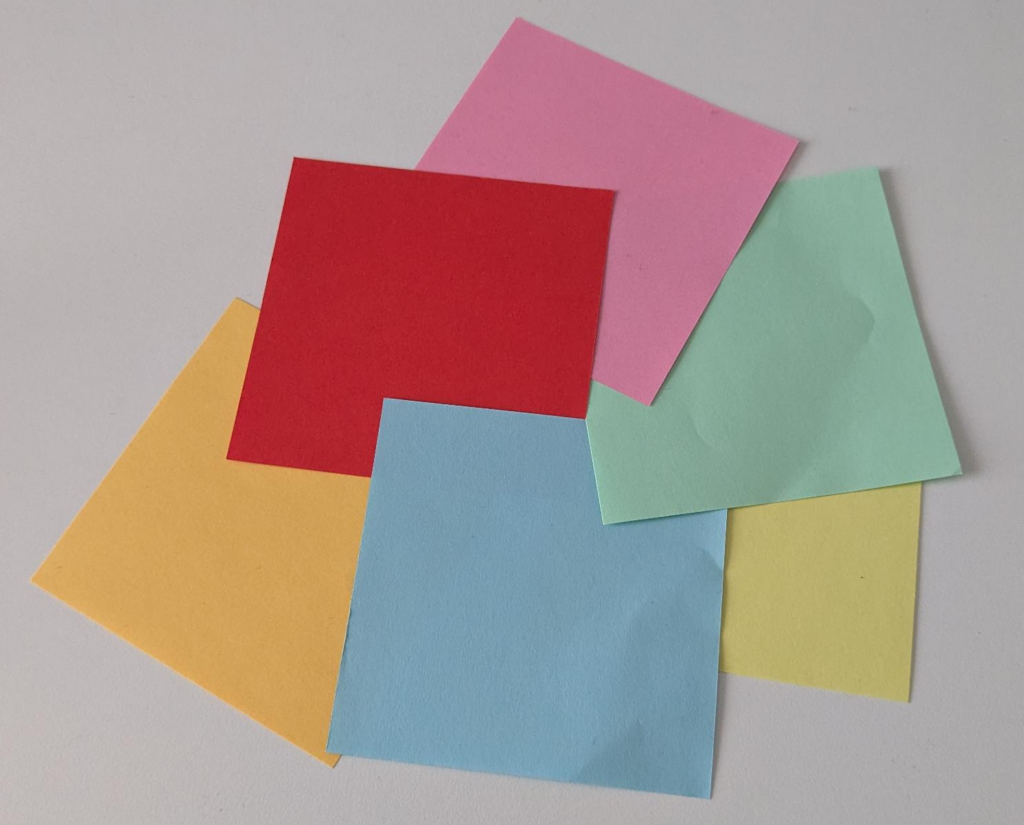
#> input picture day3/image.jpg, 1024 x 825 px
$ python imageToHSV.py
#> lines starting #> are read from the running program, lines starting #| are printed output that depends on the picture
import cv2

# Read the image
image = cv2.imread("image.jpg")
#> image is the input picture: shape (825, 1024, 3); mean B, G, R 146.2, 151.3, 169.2

# Check if the image was loaded successfully
if image is None:
    raise FileNotFoundError("Could not load image.")

# Convert from BGR to HSV
hsv = cv2.cvtColor(image, cv2.COLOR_BGR2HSV)
#> hsv: shape (825, 1024, 3); mean H, S, V 93.9, 66.3, 180.7

# Save the HSV image (optional)
cv2.imwrite("image_hsv.png", hsv)

# Display the original and HSV images
cv2.imshow("Original", image)
cv2.imshow("HSV", hsv)

h, s, v = cv2.split(hsv)
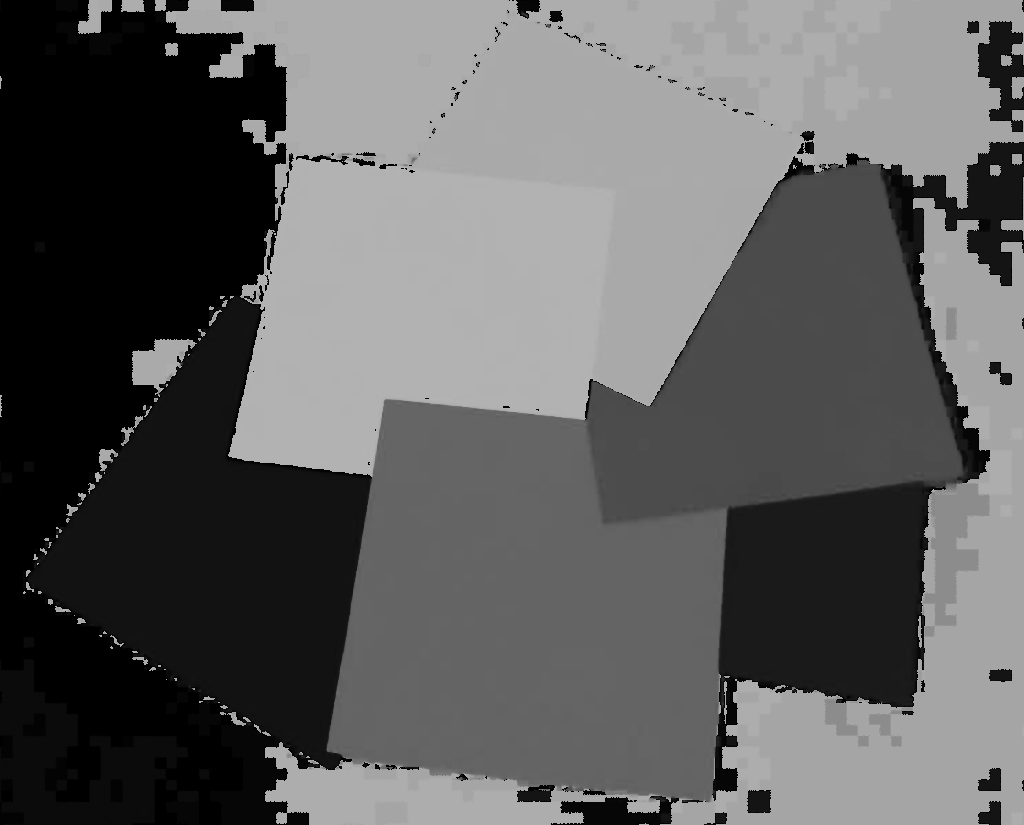
#> h: shape (825, 1024); min 0, max 179, mean 93.9
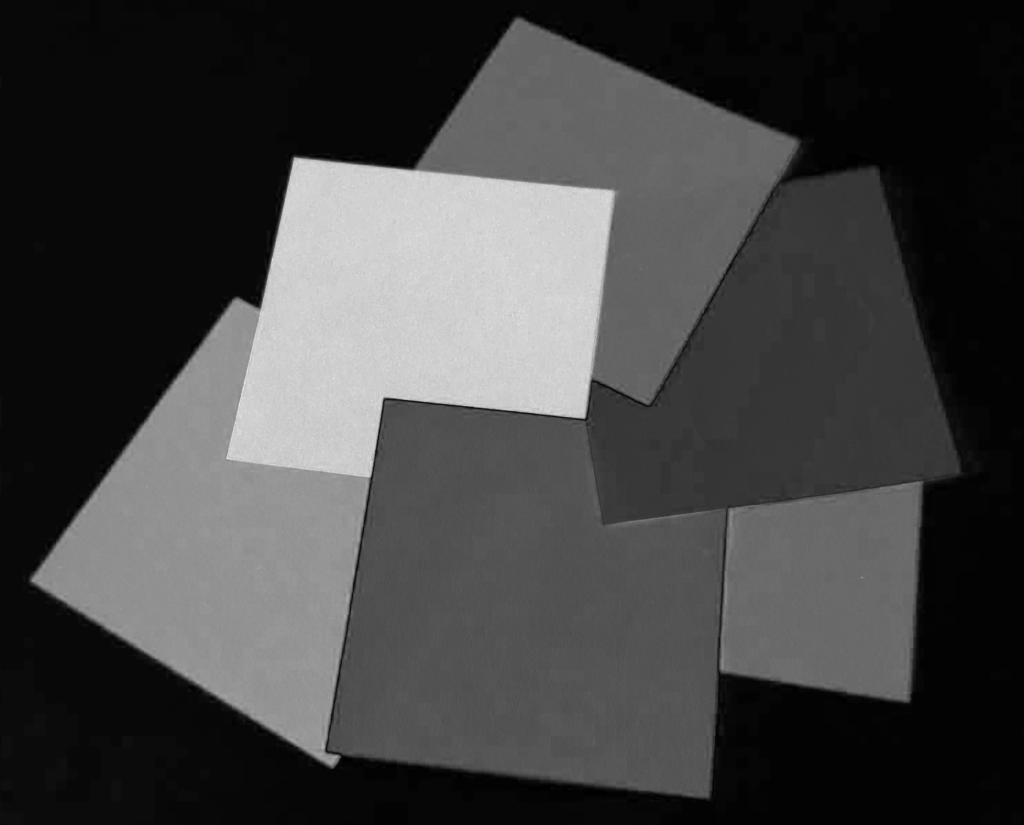
#> s: shape (825, 1024); min 0, max 234, mean 66.3
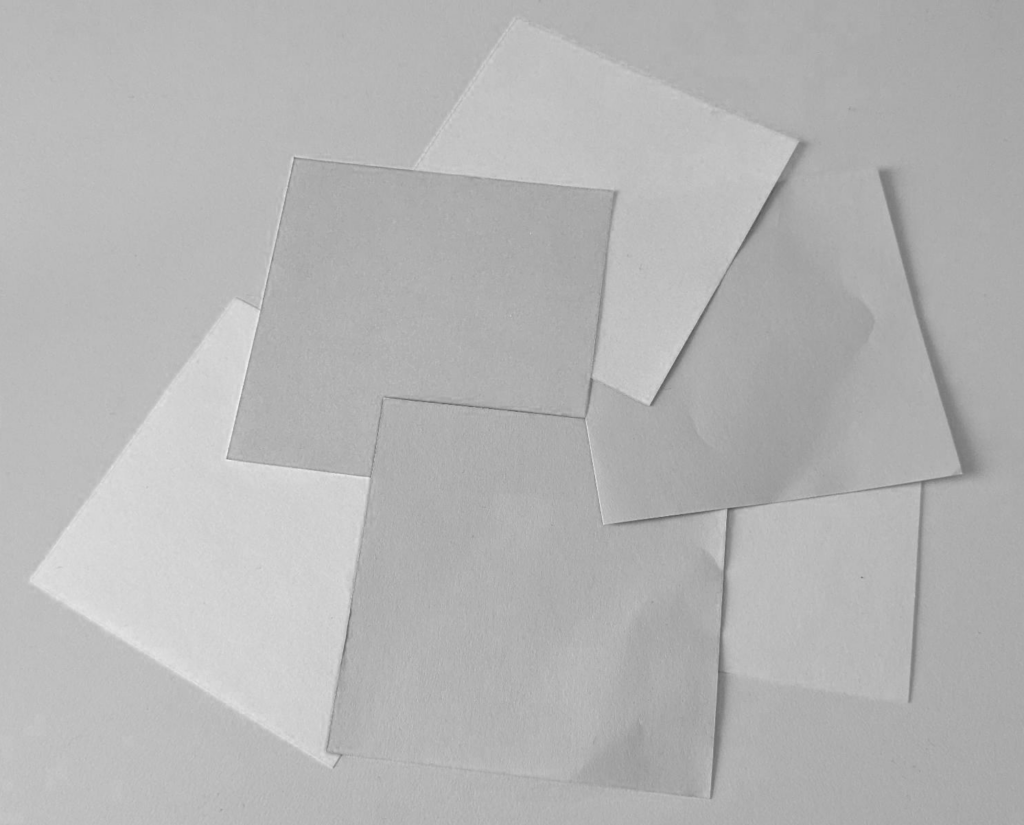
#> v: shape (825, 1024); min 85, max 239, mean 180.7

cv2.imshow("Hue", h)
cv2.imshow("Saturation", s)
cv2.imshow("Value", v)


flags = [i for i in dir(cv2) if i.startswith('COLOR_')]
print(flags)

cv2.waitKey(0)
cv2.destroyAllWindows()
